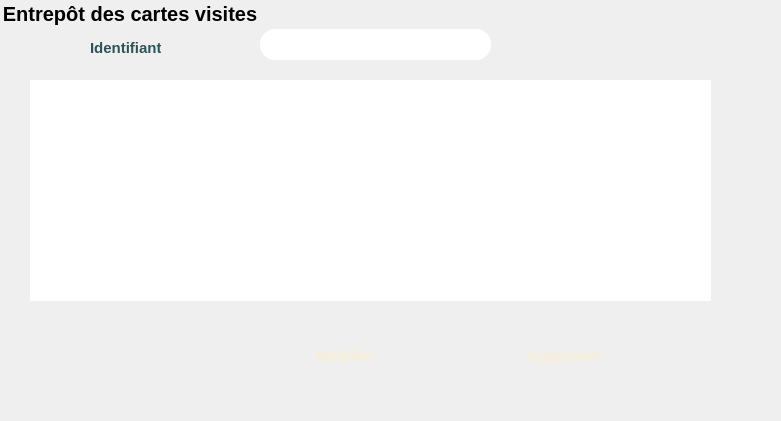
    <widget class="QGroupBox" name="groupBox_6">
     <property name="geometry">
      <rect>
       <x>560</x>
       <y>180</y>
       <width>781</width>
       <height>421</height>
      </rect>
     </property>
     <property name="font">
      <font>
       <family>Arial</family>
       <pointsize>-1</pointsize>
       <weight>75</weight>
       <italic>false</italic>
       <bold>true</bold>
      </font>
     </property>
     <property name="styleSheet">
      <string notr="true">border-radius:20px;

border:3px solid &quot;#cdf830&quot;;
	font-family:Arial;
    font: bold ;
	font-size:20px;</string>
     </property>
     <property name="title">
      <string>Entrepôt des cartes visites</string>
     </property>
     <widget class="QTableView" name="tableCarte">
      <property name="geometry">
       <rect>
        <x>30</x>
        <y>80</y>
        <width>681</width>
        <height>221</height>
       </rect>
      </property>
      <property name="styleSheet">
       <string notr="true">border-radius:15px;

border:3px solid &quot;#f9eed2&quot;;
	font-family:Arial;
	font-size:15px;</string>
      </property>
     </widget>
     <widget class="QPushButton" name="modCarte">
      <property name="geometry">
       <rect>
        <x>260</x>
        <y>340</y>
        <width>171</width>
        <height>31</height>
       </rect>
      </property>
      <property name="palette">
       <palette>
        <active>
         <colorrole role="Button">
          <brush brushstyle="SolidPattern">
           <color alpha="255">
            <red>239</red>
            <green>103</green>
            <blue>98</blue>
           </color>
          </brush>
         </colorrole>
         <colorrole role="ButtonText">
          <brush brushstyle="SolidPattern">
           <color alpha="255">
            <red>249</red>
            <green>238</green>
            <blue>210</blue>
           </color>
          </brush>
         </colorrole>
         <colorrole role="Base">
          <brush brushstyle="SolidPattern">
           <color alpha="255">
            <red>239</red>
            <green>103</green>
            <blue>98</blue>
           </color>
          </brush>
         </colorrole>
         <colorrole role="Window">
          <brush brushstyle="SolidPattern">
           <color alpha="255">
            <red>239</red>
            <green>103</green>
            <blue>98</blue>
           </color>
          </brush>
         </colorrole>
        </active>
        <inactive>
         <colorrole role="Button">
          <brush brushstyle="SolidPattern">
           <color alpha="255">
            <red>239</red>
            <green>103</green>
            <blue>98</blue>
           </color>
          </brush>
         </colorrole>
         <colorrole role="ButtonText">
          <brush brushstyle="SolidPattern">
           <color alpha="255">
            <red>249</red>
            <green>238</green>
            <blue>210</blue>
           </color>
          </brush>
         </colorrole>
         <colorrole role="Base">
          <brush brushstyle="SolidPattern">
           <color alpha="255">
            <red>239</red>
            <green>103</green>
            <blue>98</blue>
           </color>
          </brush>
         </colorrole>
         <colorrole role="Window">
          <brush brushstyle="SolidPattern">
           <color alpha="255">
            <red>239</red>
            <green>103</green>
            <blue>98</blue>
           </color>
          </brush>
         </colorrole>
        </inactive>
        <disabled>
         <colorrole role="Button">
          <brush brushstyle="SolidPattern">
           <color alpha="255">
            <red>239</red>
            <green>103</green>
            <blue>98</blue>
           </color>
          </brush>
         </colorrole>
         <colorrole role="ButtonText">
          <brush brushstyle="SolidPattern">
           <color alpha="255">
            <red>120</red>
            <green>120</green>
            <blue>120</blue>
           </color>
          </brush>
         </colorrole>
         <colorrole role="Base">
          <brush brushstyle="SolidPattern">
           <color alpha="255">
            <red>239</red>
            <green>103</green>
            <blue>98</blue>
           </color>
          </brush>
         </colorrole>
         <colorrole role="Window">
          <brush brushstyle="SolidPattern">
           <color alpha="255">
            <red>239</red>
            <green>103</green>
            <blue>98</blue>
           </color>
          </brush>
         </colorrole>
        </disabled>
       </palette>
      </property>
      <property name="font">
       <font>
        <family>Arial</family>
        <pointsize>-1</pointsize>
        <weight>75</weight>
        <italic>false</italic>
        <bold>true</bold>
       </font>
      </property>
      <property name="styleSheet">
       <string notr="true">border-radius:15px;

border:3px solid &quot;#f9eed2&quot;;
background-color: &quot;#ef6762&quot;;
	font-family:Arial;
    font: bold ;
	font-size:15px;</string>
      </property>
      <property name="text">
       <string>Modifier</string>
      </property>
     </widget>
     <widget class="QPushButton" name="supCarte">
      <property name="geometry">
       <rect>
        <x>480</x>
        <y>340</y>
        <width>171</width>
        <height>31</height>
       </rect>
      </property>
      <property name="palette">
       <palette>
        <active>
         <colorrole role="Button">
          <brush brushstyle="SolidPattern">
           <color alpha="255">
            <red>239</red>
            <green>103</green>
            <blue>98</blue>
           </color>
          </brush>
         </colorrole>
         <colorrole role="ButtonText">
          <brush brushstyle="SolidPattern">
           <color alpha="255">
            <red>249</red>
            <green>238</green>
            <blue>210</blue>
           </color>
          </brush>
         </colorrole>
         <colorrole role="Base">
          <brush brushstyle="SolidPattern">
           <color alpha="255">
            <red>239</red>
            <green>103</green>
            <blue>98</blue>
           </color>
          </brush>
         </colorrole>
         <colorrole role="Window">
          <brush brushstyle="SolidPattern">
           <color alpha="255">
            <red>239</red>
            <green>103</green>
            <blue>98</blue>
           </color>
          </brush>
         </colorrole>
        </active>
        <inactive>
         <colorrole role="Button">
          <brush brushstyle="SolidPattern">
           <color alpha="255">
            <red>239</red>
            <green>103</green>
            <blue>98</blue>
           </color>
          </brush>
         </colorrole>
         <colorrole role="ButtonText">
          <brush brushstyle="SolidPattern">
           <color alpha="255">
            <red>249</red>
            <green>238</green>
            <blue>210</blue>
           </color>
          </brush>
         </colorrole>
         <colorrole role="Base">
          <brush brushstyle="SolidPattern">
           <color alpha="255">
            <red>239</red>
            <green>103</green>
            <blue>98</blue>
           </color>
          </brush>
         </colorrole>
         <colorrole role="Window">
          <brush brushstyle="SolidPattern">
           <color alpha="255">
            <red>239</red>
            <green>103</green>
            <blue>98</blue>
           </color>
          </brush>
         </colorrole>
        </inactive>
        <disabled>
         <colorrole role="Button">
          <brush brushstyle="SolidPattern">
           <color alpha="255">
            <red>239</red>
            <green>103</green>
            <blue>98</blue>
           </color>
          </brush>
         </colorrole>
         <colorrole role="ButtonText">
          <brush brushstyle="SolidPattern">
           <color alpha="255">
            <red>120</red>
            <green>120</green>
            <blue>120</blue>
           </color>
          </brush>
         </colorrole>
         <colorrole role="Base">
          <brush brushstyle="SolidPattern">
           <color alpha="255">
            <red>239</red>
            <green>103</green>
            <blue>98</blue>
           </color>
          </brush>
         </colorrole>
         <colorrole role="Window">
          <brush brushstyle="SolidPattern">
           <color alpha="255">
            <red>239</red>
            <green>103</green>
            <blue>98</blue>
           </color>
          </brush>
         </colorrole>
        </disabled>
       </palette>
      </property>
      <property name="font">
       <font>
        <family>Arial</family>
        <pointsize>-1</pointsize>
        <weight>75</weight>
        <italic>false</italic>
        <bold>true</bold>
       </font>
      </property>
      <property name="styleSheet">
       <string notr="true">border-radius:15px;

border:3px solid &quot;#f9eed2&quot;;
background-color: &quot;#ef6762&quot;;
	font-family:Arial;
    font: bold ;
	font-size:15px;</string>
      </property>
      <property name="text">
       <string>Supprimer</string>
      </property>
     </widget>
     <widget class="QLabel" name="label_21">
      <property name="geometry">
       <rect>
        <x>90</x>
        <y>40</y>
        <width>71</width>
        <height>16</height>
       </rect>
      </property>
      <property name="styleSheet">
       <string notr="true">border:0px solid &quot;#f9eed2&quot;;
	font-family:Arial;
    font: bold ;
	font-size:15px;
color: rgb(41, 85, 89);
	
</string>
      </property>
      <property name="text">
       <string>Identifiant</string>
      </property>
     </widget>
     <widget class="QLineEdit" name="idCarte2">
      <property name="geometry">
       <rect>
        <x>260</x>
        <y>29</y>
        <width>231</width>
        <height>31</height>
       </rect>
      </property>
      <property name="styleSheet">
       <string notr="true">border-radius:15px;

border:3px solid &quot;#f9eed2&quot;;</string>
      </property>
     </widget>
     <zorder>modCarte</zorder>
     <zorder>tableCarte</zorder>
     <zorder>supCarte</zorder>
     <zorder>label_21</zorder>
     <zorder>idCarte2</zorder>
    </widget>
